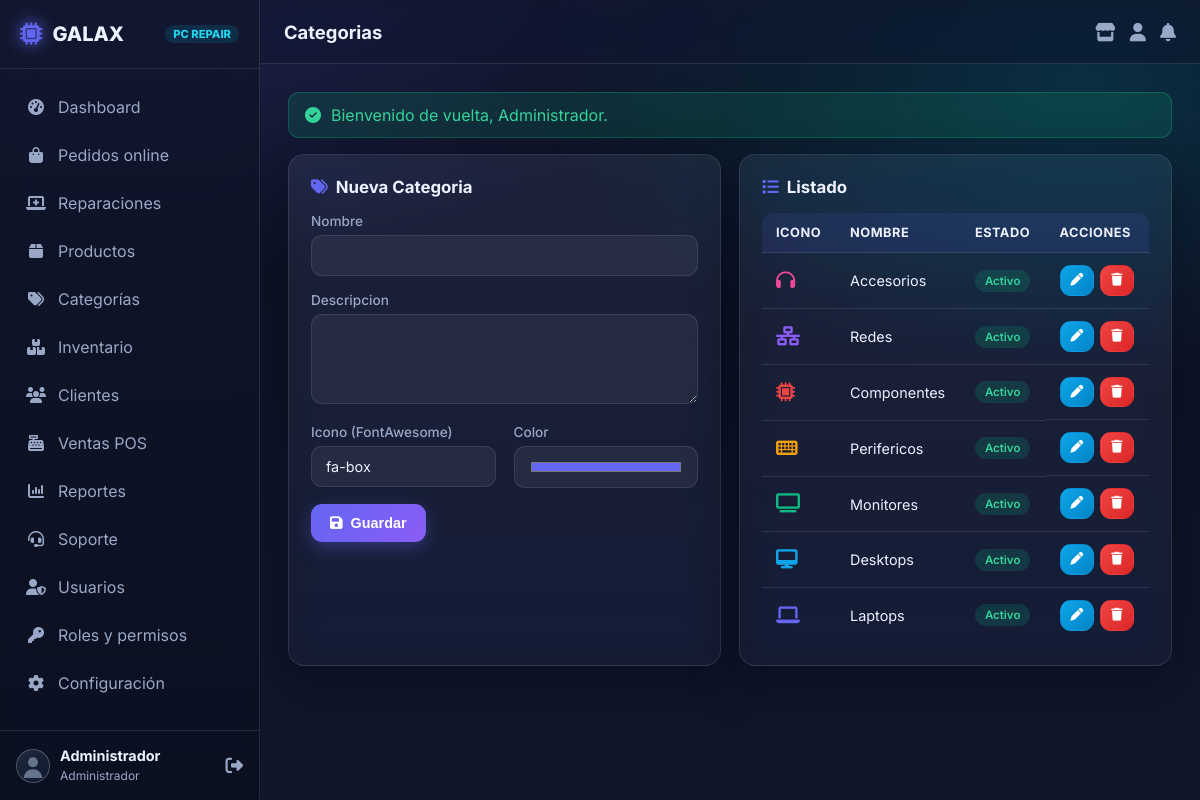
The page /modules/categories/index.php (signed in) on the database its author committed.
### tables this page shows
CREATE TABLE `usuarios` (
  `id` int(11) NOT NULL AUTO_INCREMENT,
  `nombre` varchar(100) NOT NULL,
  `apellido` varchar(100) NOT NULL,
  `email` varchar(150) NOT NULL,
  `password` varchar(255) NOT NULL,
  `telefono` varchar(20) DEFAULT NULL,
  `direccion` varchar(255) DEFAULT NULL,
  `avatar` varchar(255) DEFAULT NULL,
  `rol_id` int(11) NOT NULL DEFAULT 4,
  `estado` enum('activo','inactivo','bloqueado') NOT NULL DEFAULT 'activo',
  `ultimo_acceso` datetime DEFAULT NULL,
  `created_at` timestamp NOT NULL DEFAULT current_timestamp(),
  `updated_at` timestamp NOT NULL DEFAULT current_timestamp() ON UPDATE current_timestamp(),
  PRIMARY KEY (`id`),
  UNIQUE KEY `email` (`email`),
  KEY `rol_id` (`rol_id`),
  CONSTRAINT `fk_usuarios_rol` FOREIGN KEY (`rol_id`) REFERENCES `roles` (`id`) ON UPDATE CASCADE
);

CREATE TABLE `roles` (
  `id` int(11) NOT NULL AUTO_INCREMENT,
  `nombre` varchar(50) NOT NULL,
  `descripcion` varchar(255) DEFAULT NULL,
  `permisos` text DEFAULT NULL,
  `created_at` timestamp NOT NULL DEFAULT current_timestamp(),
  `updated_at` timestamp NOT NULL DEFAULT current_timestamp() ON UPDATE current_timestamp(),
  PRIMARY KEY (`id`),
  UNIQUE KEY `nombre` (`nombre`)
);

CREATE TABLE `categorias` (
  `id` int(11) NOT NULL AUTO_INCREMENT,
  `nombre` varchar(100) NOT NULL,
  `descripcion` text DEFAULT NULL,
  `icono` varchar(50) DEFAULT 'fa-box',
  `color` varchar(20) DEFAULT '#6366f1',
  `estado` enum('activo','inactivo') NOT NULL DEFAULT 'activo',
  `created_at` timestamp NOT NULL DEFAULT current_timestamp(),
  `updated_at` timestamp NOT NULL DEFAULT current_timestamp() ON UPDATE current_timestamp(),
  PRIMARY KEY (`id`),
  UNIQUE KEY `nombre` (`nombre`)
);

### includes/security.php (called while the page is built, shortened)
<?php
require_once __DIR__ . '/../config/database.php';
function h($value): string
{
    return htmlspecialchars((string)($value ?? ''), ENT_QUOTES | ENT_SUBSTITUTE, 'UTF-8');
}
function flash(string $key, $message = null)
{
    if ($message === null) {
        $value = $_SESSION['flash'][$key] ?? null;
        return $value;
    }
    return null;
}
function isLoggedIn(): bool
{
    return isset($_SESSION['user_id']) && (int)$_SESSION['user_id'] > 0;
}
function currentUser(): ?array
{
    static $user = null;
    if ($user === null) {
        $stmt = db()->prepare(
            'SELECT u.*, r.nombre AS rol_nombre, r.descripcion AS rol_descripcion
               FROM usuarios u JOIN roles r ON u.rol_id = r.id
              WHERE u.id = ? LIMIT 1'
        );
        $stmt->execute([(int)$_SESSION['user_id']]);
        $found = $stmt->fetch();
        $user = $found === false ? null : $found;
    }
    return $user;
}
function currentRole(): string
{
    $user = currentUser();
    return $user['rol_nombre'] ?? 'Invitado';
}
function isAdmin(): bool
{
    return currentRole() === 'Administrador';
}
function effectivePermissions(): array
{
    static $perms = null;
    if ($perms !== null) {
        return $perms;
    }
    $user = currentUser();
    if (isAdmin()) {
        return $perms = ['*'];
    }
    $items = [];
    return $perms = array_values(array_unique($items));
}
function hasPermission(string $permission): bool
{
    $perms = effectivePermissions();
    return in_array('*', $perms, true) || in_array($permission, $perms, true);
}
function requirePermission(string $permission): void
{
    if (!hasPermission($permission)) {
        accessDenied();
    }
}
function normalize_avatar(?string $avatar): string
{
    $value = mb_strtolower(trim((string)$avatar));
    $aliases = [
        'admin' => 'administrador', 'administrator' => 'administrador', 'administradora' => 'mujer',
        'femenino' => 'mujer', 'femenina' => 'mujer', 'female' => 'mujer', 'woman' => 'mujer',
        'masculino' => 'hombre', 'masculina' => 'hombre', 'male' => 'hombre', 'man' => 'hombre',
    ];
    $value = $aliases[$value] ?? $value;
    return isset(AVATAR_FILES[$value]) ? $value : 'neutro';
}
function avatar_url($user = null, ?string $assistant = null): string
{
    $role = is_array($user) ? ($user['rol_nombre'] ?? '') : '';
    $avatar = is_array($user) ? ($user['avatar'] ?? null) : null;
    $key = normalize_avatar($avatar);
    if ($key === 'neutro') {
        return BASE_URL . '/assets/img/neutral-avatar.svg';
    }
    return BASE_URL . '/' . AVATAR_FILES[$key];
}
function avatar_url_from_stored(?string $stored): string
{
    $stored = (string)$stored;
    return avatar_url(['avatar' => $stored]);
}

### config/database.php (called while the page is built, shortened)
<?php
class Database
{
    private static ?Database $instance = null;
    private PDO $pdo;
    private function __construct()
    {
        $dsn = 'mysql:host=' . DB_HOST . ';dbname=' . DB_NAME . ';charset=' . DB_CHARSET;
        try {
            $this->pdo = new PDO($dsn, DB_USER, DB_PASS, [
                PDO::ATTR_ERRMODE            => PDO::ERRMODE_EXCEPTION,
                PDO::ATTR_DEFAULT_FETCH_MODE => PDO::FETCH_ASSOC,
                PDO::ATTR_EMULATE_PREPARES   => false,
                PDO::ATTR_STRINGIFY_FETCHES  => false,
            ]);
            $this->pdo->exec("SET time_zone = '+00:00'");
        } catch (PDOException $e) {
            error_log('[GALAX][DB] ' . $e->getMessage());
            http_response_code(500);
            die('No fue posible conectar con la base de datos. Consulte el registro de errores del servidor.');
        }
    }
    public static function getInstance(): Database
    {
        if (self::$instance === null) {
            self::$instance = new self();
        }
        return self::$instance;
    }
    public function getConnection(): PDO
    {
        return $this->pdo;
    }
}
function db(): PDO
{
    return Database::getInstance()->getConnection();
}

### modules/categories/index.php (the view, shortened to what this page needs)
<?php
require_once __DIR__ . '/../../includes/functions.php';
requirePermission('categorias');
$pageTitle = 'Categorias';
$cats = db()->query("SELECT * FROM categorias ORDER BY id DESC")->fetchAll();
$edit = null;
require_once __DIR__ . '/../../includes/header.php';
?>
<div class="grid grid-2">
  <div class="card">
    <div class="card-header">
      <div class="card-title"><i class="fa-solid fa-tags"></i> <?= $edit?'Editar':'Nueva' ?> Categoria</div>
    </div>
    <form method="POST">
      <div class="form-group"><label class="form-label">Nombre</label><input name="nombre" class="form-control" required value="<?= h($edit['nombre'] ?? '') ?>"></div>
      <div class="form-group"><label class="form-label">Descripcion</label><textarea name="descripcion" class="form-control"><?= h($edit['descripcion'] ?? '') ?></textarea></div>
      <div class="grid grid-2">
        <div class="form-group"><label class="form-label">Icono (FontAwesome)</label><input name="icono" class="form-control" value="<?= h($edit['icono'] ?? 'fa-box') ?>"></div>
        <div class="form-group"><label class="form-label">Color</label><input type="color" name="color" class="form-control" value="<?= h($edit['color'] ?? '#6366f1') ?>" style="height:42px;"></div>
      </div>
      <button class="btn btn-primary"><i class="fa-solid fa-save"></i> Guardar</button>
    </form>
  </div>
  <div class="card">
    <div class="card-header"><div class="card-title"><i class="fa-solid fa-list"></i> Listado</div></div>
    <div class="table-wrap">
      <table>
        <thead><tr><th>Icono</th><th>Nombre</th><th>Estado</th><th>Acciones</th></tr></thead>
        <tbody>
        <?php foreach ($cats as $c): ?>
          <tr>
            <td><i class="fa-solid <?= h($c['icono']) ?>" style="color:<?= h($c['color']) ?>;font-size:1.2rem;"></i></td>
            <td><?= h($c['nombre']) ?></td>
            <td><?= badgeEstado($c['estado']) ?></td>
            <td style="display:flex;gap:6px;">
              <a href="?edit=<?= $c['id'] ?>" class="btn btn-info btn-sm btn-icon"><i class="fa-solid fa-pen"></i></a>
              <form method="post" onsubmit="return confirm('¿Desactivar esta categoría?')" style="margin:0;">
                <button class="btn btn-danger btn-sm btn-icon" type="submit" title="Desactivar"><i class="fa-solid fa-trash"></i></button>
              </form>
            </td>
          </tr>
        <?php endforeach; ?>
        </tbody>
      </table>
    </div>
  </div>
</div>
<?php require_once __DIR__ . '/../../includes/footer.php'; ?>

### includes/header.php (shortened to what this page needs)
<?php
$currentUser = currentUser();
?>
<!DOCTYPE html>
<html lang="es">
<head>
<link rel="stylesheet" href="https://cdnjs.cloudflare.com/ajax/libs/font-awesome/6.5.0/css/all.min.css">
<link rel="stylesheet" href="<?= BASE_URL ?>/assets/css/style.css">
<link rel="stylesheet" href="<?= BASE_URL ?>/assets/css/theme.css">
</head>
<body>
<?php if (isLoggedIn()): ?>
<div class="app">
  <aside class="sidebar" id="sidebar">
    <div class="sidebar-brand">
      <i class="fa-solid fa-microchip"></i>
      <span>GALAX</span><small>PC REPAIR</small>
    </div>
    <nav class="sidebar-nav">
      <a href="<?= BASE_URL ?>/dashboard/index.php" class="nav-item <?= strpos($_SERVER['PHP_SELF'] ?? '', '/dashboard/')!==false?'active':'' ?>"><i class="fa-solid fa-gauge-high"></i><span>Dashboard</span></a>
      <?php if (hasPermission('pedidos')): ?>
      <a href="<?= BASE_URL ?>/modules/orders/index.php" class="nav-item"><i class="fa-solid fa-bag-shopping"></i><span>Pedidos online</span></a>
      <?php endif; ?>
      <?php if (hasPermission('reparaciones')): ?>
      <a href="<?= BASE_URL ?>/modules/repairs/index.php" class="nav-item"><i class="fa-solid fa-laptop-medical"></i><span>Reparaciones</span></a>
      <?php endif; ?>
      <?php if (hasPermission('productos')): ?>
      <a href="<?= BASE_URL ?>/modules/products/index.php" class="nav-item"><i class="fa-solid fa-box"></i><span>Productos</span></a>
      <?php endif; ?>
      <?php if (hasPermission('categorias')): ?>
      <a href="<?= BASE_URL ?>/modules/categories/index.php" class="nav-item"><i class="fa-solid fa-tags"></i><span>Categorías</span></a>
      <?php endif; ?>
      <?php if (hasPermission('inventario')): ?>
      <a href="<?= BASE_URL ?>/modules/inventory/index.php" class="nav-item"><i class="fa-solid fa-boxes-stacked"></i><span>Inventario</span></a>
      <?php endif; ?>
      <?php if (hasPermission('clientes')): ?>
      <a href="<?= BASE_URL ?>/modules/customers/index.php" class="nav-item"><i class="fa-solid fa-users"></i><span>Clientes</span></a>
      <?php endif; ?>
      <?php if (hasPermission('ventas')): ?>
      <a href="<?= BASE_URL ?>/modules/sales/index.php" class="nav-item"><i class="fa-solid fa-cash-register"></i><span>Ventas POS</span></a>
      <?php endif; ?>
      <?php if (hasPermission('reportes')): ?>
      <a href="<?= BASE_URL ?>/modules/reports/index.php" class="nav-item"><i class="fa-solid fa-chart-column"></i><span>Reportes</span></a>
      <?php endif; ?>
      <?php if (hasPermission('soporte')): ?>
      <a href="<?= BASE_URL ?>/modules/support/index.php" class="nav-item"><i class="fa-solid fa-headset"></i><span>Soporte</span></a>
      <?php endif; ?>
      <?php if (hasPermission('usuarios')): ?>
      <a href="<?= BASE_URL ?>/modules/users/index.php" class="nav-item"><i class="fa-solid fa-user-shield"></i><span>Usuarios</span></a>
      <?php endif; ?>
      <?php if (hasPermission('roles')): ?>
      <a href="<?= BASE_URL ?>/modules/roles/index.php" class="nav-item"><i class="fa-solid fa-key"></i><span>Roles y permisos</span></a>
      <?php endif; ?>
      <?php if (hasPermission('configuracion')): ?>
      <a href="<?= BASE_URL ?>/modules/settings/index.php" class="nav-item"><i class="fa-solid fa-gear"></i><span>Configuración</span></a>
      <?php endif; ?>
    </nav>
    <div class="sidebar-footer">
      <div class="user-mini">
        <img class="avatar-img" src="<?= h(avatar_url_from_stored($currentUser['avatar'] ?? null)) ?>" alt="Avatar">
        <div class="info">
          <strong><?= h($currentUser['nombre']) ?></strong>
          <small><?= h($currentUser['rol_nombre']) ?></small>
        </div>
      </div>
      <a href="<?= BASE_URL ?>/auth/logout.php" class="logout-btn" title="Cerrar sesión"><i class="fa-solid fa-right-from-bracket"></i></a>
    </div>
  </aside>
  <div class="main">
    <header class="topbar">
      <div class="topbar-title"><?= h($pageTitle ?? 'Dashboard') ?></div>
      <div class="topbar-actions">
        <a class="icon-btn" href="<?= BASE_URL ?>/shop/index.php" title="Ver tienda"><i class="fa-solid fa-store"></i></a>
        <a class="icon-btn" href="<?= BASE_URL ?>/shop/portal.php" title="Mi cuenta"><i class="fa-solid fa-user"></i></a>
        <a class="icon-btn" href="<?= BASE_URL ?>/modules/support/index.php" title="Soporte">
          <i class="fa-solid fa-bell"></i>
        </a>
      </div>
    </header>
    <main class="content">
      <?php if ($m = flash('success')): ?><div class="alert alert-success animate-in"><i class="fa-solid fa-circle-check"></i> <?= h($m) ?></div><?php endif; ?>
<?php else: ?>
<div class="auth-wrapper" style="background:radial-gradient(900px 500px at 15% -10%,rgba(79,70,229,.25),transparent 60%),linear-gradient(180deg,#080d1f,#0f1732);min-height:100vh;">
<?php endif; ?>

### includes/functions.php (shortened to what this page needs)
<?php
function badgeEstado($estado): string
{
    $map = [
        'activo' => 'success', 'inactivo' => 'secondary', 'bloqueado' => 'danger',
        'pendiente' => 'warning', 'pagado' => 'success', 'cancelado' => 'danger',
        'entregado' => 'info', 'confirmado' => 'success', 'preparando' => 'info',
        'completado' => 'success', 'abierto' => 'primary', 'en_proceso' => 'warning',
        'resuelto' => 'success', 'cerrado' => 'secondary', 'baja' => 'secondary',
        'media' => 'info', 'alta' => 'warning', 'urgente' => 'danger',
        'recibido' => 'info', 'en_diagnostico' => 'warning', 'presupuesto_enviado' => 'info',
        'esperando_aprobacion' => 'warning', 'aprobado' => 'success', 'en_reparacion' => 'primary',
        'esperando_repuestos' => 'warning', 'en_pruebas' => 'info', 'reparado' => 'success',
        'listo_para_entregar' => 'success', 'nueva' => 'primary',
    ];
    $cls = $map[$estado] ?? 'secondary';
    $label = ucfirst(str_replace('_', ' ', (string)$estado));
    return '<span class="badge badge-' . $cls . '">' . h($label) . '</span>';
}

### includes/footer.php (shortened to what this page needs)
<?php if (isLoggedIn()): ?>
    </main>
  </div>
</div>
<?php else: ?>
</div>
<?php endif; ?>
</body>
</html>

### assets/css/theme.css (style rules this page uses)
:root { --gx-navy: #080d1f; --gx-navy-2: #0f1732; --gx-surface: rgba(255,255,255,.055); --gx-surface-strong: rgba(255,255,255,.09); --gx-border: rgba(148,163,184,.18); --gx-text: #eef2ff; --gx-muted: #9aa8c7; --gx-indigo: #4f46e5; --gx-purple: #7c3aed; --gx-cyan: #22d3ee; --gx-blue: #2563eb; --gx-radius: 16px; --gx-radius-sm: 11px; --gx-shadow: 0 18px 48px rgba(2,6,23,.42); --gx-max: 1240px; --primary: #6366f1; --primary-2: #8b5cf6; --accent: #22d3ee; --border: var(--gx-border); --text: var(--gx-text); --muted: var(--gx-muted); --radius: var(--gx-radius); --radius-sm: var(--gx-radius-sm); --shadow: var(--gx-shadow); }
html { scroll-behavior: smooth; }
.avatar-img { width:34px; height:34px; border-radius:50%; object-fit:cover; border:1px solid rgba(255,255,255,.22); background:#1e293b; }

### rows shown on the page
usuarios: nombre "Administrador", rol.nombre "Administrador"
categorias: nombre "Accesorios", estado "Activo"
categorias: nombre "Redes", estado "Activo"
categorias: nombre "Componentes", estado "Activo"
categorias: nombre "Perifericos", estado "Activo"
categorias: nombre "Monitores", estado "Activo"
categorias: nombre "Desktops", estado "Activo"
categorias: nombre "Laptops", estado "Activo"

### other values the page prints
$pageTitle "Categorias"
$m "Bienvenido de vuelta, Administrador."
